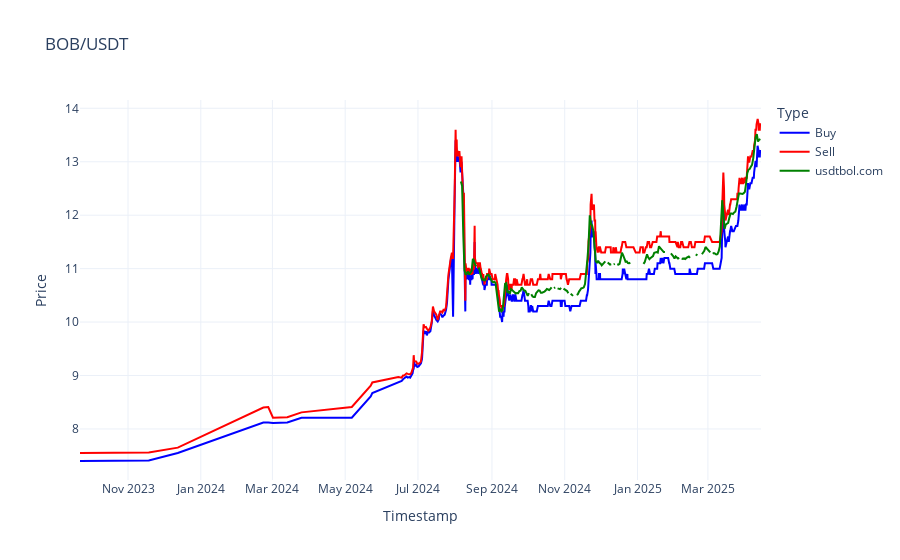

Here is the notebook cell this chart was saved with:
### Code cell
fig = go.Figure()
fig.add_trace(go.Scatter(x=dolarbo.index, y=dolarbo['compra'], mode='lines', name='Buy', line=dict(color='blue')))
fig.add_trace(go.Scatter(x=dolarbo.index, y=dolarbo['venta'], mode='lines', name='Sell', line=dict(color='red')))
#fig.add_trace(go.Scatter(x=usdt_luis.index, y=usdt_luis['Compra'], mode='lines', name='Sell', line=dict(color='cyan')))
#fig.add_trace(go.Scatter(x=usdt_luis.index, y=usdt_luis['Venta'], mode='lines', name='Sell', line=dict(color='green')))
fig.add_trace(go.Scatter(x=usdtbol_day.index, y=usdtbol_day['Bs'], mode='lines', name='usdtbol.com', line=dict(color='green')))
fig.update_layout(
    title='BOB/USDT',
    xaxis_title='Timestamp',
    yaxis_title='Price',
    legend_title='Type',
    template='plotly_white'
)

fig.show()

### Figure 1 — Plotly figure (JSON) as saved in the notebook; plotly's stock layout.template omitted (floating-point values rounded to 4 significant figures; data arrays with more than 128 entries replaced by an {"elided": "..."} marker saying what was removed)
{"data": [{"line": {"color": "blue"}, "mode": "lines", "name": "Buy", "type": "scatter", "x": {"elided": "538 str values"}, "y": {"elided": "538 float values"}}, {"line": {"color": "red"}, "mode": "lines", "name": "Sell", "type": "scatter", "x": {"elided": "538 str values"}, "y": {"elided": "538 float values"}}, {"line": {"color": "green"}, "mode": "lines", "name": "usdtbol.com", "type": "scatter", "x": {"elided": "252 str values"}, "y": {"elided": "252 float values"}}], "layout": {"legend": {"title": {"text": "Type"}}, "title": {"text": "BOB/USDT"}, "xaxis": {"title": {"text": "Timestamp"}}, "yaxis": {"title": {"text": "Price"}}}}
